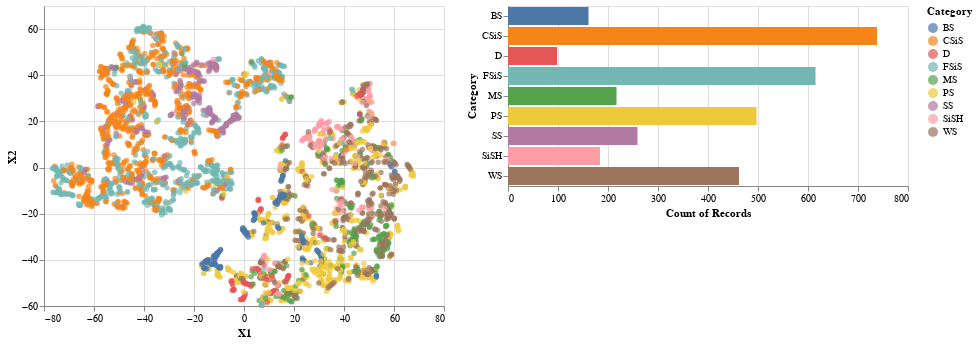

The code cell stored with this chart in its notebook:
### Code cell
#Visualisation interactive dans le plan

df_manifold=pd.DataFrame({'X1':X_manifold[:,0],'X2':X_manifold[:,1], 'Category':df['Facies_Name']})
brush = alt.selection(type='interval')
scatter=alt.Chart(df_manifold).mark_point(filled=True).encode(
        x=alt.X('X1:Q'),
        y=alt.Y('X2:Q'),
        color='Category:N'
        ).add_selection(brush)


hist=alt.Chart(df_manifold).mark_bar().encode(
        x='count()',
        y='Category:N',
        color='Category:N'
        ).transform_filter(brush)

alt.hconcat(scatter,hist)

### Figure 1 — Vega-Lite specification as saved in the notebook (floating-point values rounded to 4 significant figures; data arrays with more than 128 entries replaced by an {"elided": "..."} marker saying what was removed)
{"config": {"view": {"continuousWidth": 400, "continuousHeight": 300}}, "hconcat": [{"mark": {"type": "point", "filled": true}, "encoding": {"color": {"type": "nominal", "field": "Category"}, "x": {"type": "quantitative", "field": "X1"}, "y": {"type": "quantitative", "field": "X2"}}, "selection": {"selector004": {"type": "interval"}}}, {"mark": "bar", "encoding": {"color": {"type": "nominal", "field": "Category"}, "x": {"type": "quantitative", "aggregate": "count"}, "y": {"type": "nominal", "field": "Category"}}, "transform": [{"filter": {"selection": "selector004"}}]}], "data": {"name": "data-296a8225487f46ca8af3cc83002671ed"}, "$schema": "https://vega.github.io/schema/vega-lite/v4.8.1.json", "datasets": {"data-296a8225487f46ca8af3cc83002671ed": {"elided": "3231 records"}}}
